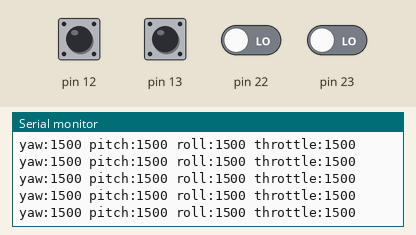
Recording of a sketch running on a simulated Arduino Uno, built with avr-gcc and run on an emulated ATmega328P. Parts: the last lines printed to the serial monitor. The inputs (shaded band) are chosen by the test bench; at power-on: pin 12, pin 13, pin 22, pin 23 LOW.

Above: at 1.2 s.
1.3 s: pin 12 pulsed HIGH 2 times (0.12 s each, 0.3 s apart)
At 2.4 s:
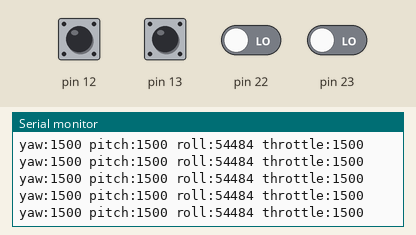
4.9 s: pin 13 pulsed HIGH 2 times (0.12 s each, 0.3 s apart)
At 5.6 s:
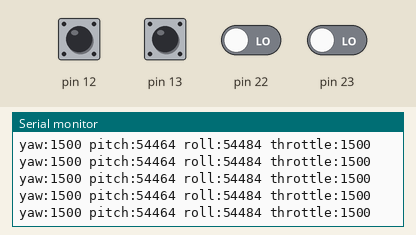
Timing chart, 0 to 7.9 s (numbered marks = the images above; inputs shaded):
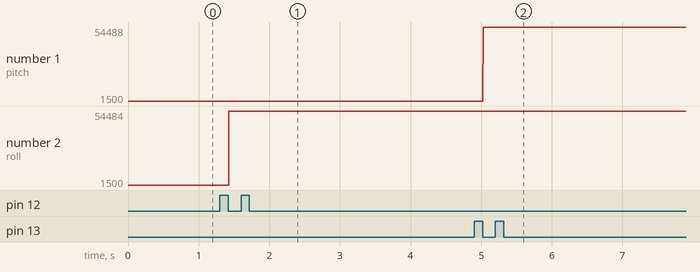

Measured:
- after the input at 1.3 s, the serial monitor: prints a new line after 0.13 s (image 1)
- after the input at 4.9 s, the serial monitor: prints a new line after 0.13 s (image 2)
- plotted number 1: 1500 → 54464 after the input at 4.9 s
- plotted number 2: 1500 → 54484 after the input at 1.3 s

The sketch:

rc.ino
```cpp
#define CHANNEL1 0
#define CHANNEL2 1
#define CHANNEL3 2
#define CHANNEL4 3

#define YAW      0
#define PITCH    1
#define ROLL     2
#define THROTTLE 3


// aileron  ->10
// elevator ->11
// throttle ->12
// rudder   ->13


// ---------------- Receiver variables ---------------------------------------
// Previous state of each channel (HIGH or LOW)
volatile byte previous_state[4];

// Duration of the pulse on each channel of the receiver in µs (must be within 1000µs & 2000µs)
volatile unsigned int pulse_length[4] = {1500, 1500, 1500, 1500};

// Used to calculate pulse duration on each channel
volatile unsigned long current_time;
volatile unsigned long timer[4]; // Timer of each channel

// Used to configure which control (yaw, pitch, roll, throttle) is on which channel
int mode_mapping[4];

 void setup() {
  Serial.begin(115200);
  // put your setup code here, to run once:
configureChannelMapping();

    // Configure interrupts for receiver
    PCICR  |= (1 << PCIE0);  // Set PCIE0 to enable PCMSK0 scan
    PCMSK0 |= (1 << PCINT4); // Set PCINT0 (digital input 8) to trigger an interrupt on state change
    PCMSK0 |= (1 << PCINT5); // Set PCINT1 (digital input 9) to trigger an interrupt on state change
    PCMSK0 |= (1 << PCINT6); // Set PCINT2 (digital input 10)to trigger an interrupt on state change
    PCMSK0 |= (1 << PCINT7); // Set PCINT3 (digital input 11)to trigger an interrupt on state change


}

void loop() {
  Serial.print("yaw:");
  Serial.print( pulse_length[mode_mapping[YAW]]);
  Serial.print(" pitch:");
  Serial.print( pulse_length[mode_mapping[PITCH]]);
  Serial.print(" roll:");
  Serial.print( pulse_length[mode_mapping[ROLL]]);
  Serial.print(" throttle:");
  Serial.println( pulse_length[mode_mapping[THROTTLE]]);

}

void configureChannelMapping() {
    mode_mapping[YAW]      = CHANNEL4;
    mode_mapping[PITCH]    = CHANNEL2;
    mode_mapping[ROLL]     = CHANNEL1;
    mode_mapping[THROTTLE] = CHANNEL3;
}

/**
 * This Interrupt Sub Routine is called each time input 10, 11, 12 or 13 changed state.
 * Read the receiver signals in order to get flight instructions.
 *
 * This routine must be as fast as possible to prevent main program to be messed up.
 * The trick here is to use port registers to read pin state.
 * Doing (PINB & B00000001) is the same as digitalRead(8) with the advantage of using less CPU loops.
 * It is less convenient but more efficient, which is the most important here.
 *
 * @see https://www.arduino.cc/en/Reference/PortManipulation
 * @see https://www.firediy.fr/article/utiliser-sa-radiocommande-avec-un-arduino-drone-ch-6
 */
ISR(PCINT0_vect) {
        current_time = micros();

        // Channel 1 -------------------------------------------------
        //PB4= pin 10
        if (PINB & B00010000) {                                        // Is input 10 high ?
            if (previous_state[mode_mapping[ROLL]] == LOW) {                     // Input 10 changed from 0 to 1 (rising edge)
                previous_state[mode_mapping[ROLL]] = HIGH;                       // Save current state
                timer[mode_mapping[ROLL]] = current_time;                        // Save current time
            }
        } else if (previous_state[mode_mapping[ROLL]] == HIGH) {                 // Input 10 changed from 1 to 0 (falling edge)
            previous_state[mode_mapping[ROLL]] = LOW;                            // Save current state
            pulse_length[mode_mapping[ROLL]] = current_time - timer[mode_mapping[ROLL]];   // Calculate pulse duration & save it
        }

        // Channel 2 -------------------------------------------------
        //PB5= pin 11
        if (PINB & B00100000) {                                        // Is input 11 high ?
            if (previous_state[mode_mapping[PITCH]] == LOW) {                     // Input 11 changed from 0 to 1 (rising edge)
                previous_state[mode_mapping[PITCH]] = HIGH;                       // Save current state
                timer[mode_mapping[PITCH]] = current_time;                        // Save current time
            }
        } else if (previous_state[mode_mapping[PITCH]] == HIGH) {                 // Input 11 changed from 1 to 0 (falling edge)
            previous_state[mode_mapping[PITCH]] = LOW;                            // Save current state
            pulse_length[mode_mapping[PITCH]] = current_time - timer[mode_mapping[PITCH]];   // Calculate pulse duration & save it
        }

        // Channel 3 -------------------------------------------------
        //PB6= pin 12
        if (PINB & B01000000) {                                        // Is input 12 high ?
            if (previous_state[mode_mapping[THROTTLE]] == LOW) {                     // Input 12 changed from 0 to 1 (rising edge)
                previous_state[mode_mapping[THROTTLE]] = HIGH;                       // Save current state
                timer[mode_mapping[THROTTLE]] = current_time;                        // Save current time
            }
        } else if (previous_state[mode_mapping[THROTTLE]] == HIGH) {                 // Input 12 changed from 1 to 0 (falling edge)
            previous_state[mode_mapping[THROTTLE]] = LOW;                            // Save current state
            pulse_length[mode_mapping[THROTTLE]] = current_time - timer[mode_mapping[THROTTLE]];   // Calculate pulse duration & save it
        }

        // Channel 4 -------------------------------------------------
        //PB7= pin 13
        if (PINB & B10000000) {                                        // Is input 13 high ?
            if (previous_state[mode_mapping[YAW]] == LOW) {                     // Input 13 changed from 0 to 1 (rising edge)
                previous_state[mode_mapping[YAW]] = HIGH;                       // Save current state
                timer[mode_mapping[YAW]] = current_time;                        // Save current time
            }
        } else if (previous_state[mode_mapping[YAW]] == HIGH) {                 // Input 13 changed from 1 to 0 (falling edge)
            previous_state[mode_mapping[YAW]] = LOW;                            // Save current state
            pulse_length[mode_mapping[YAW]] = current_time - timer[mode_mapping[YAW]];   // Calculate pulse duration & save it
        }
}
```
